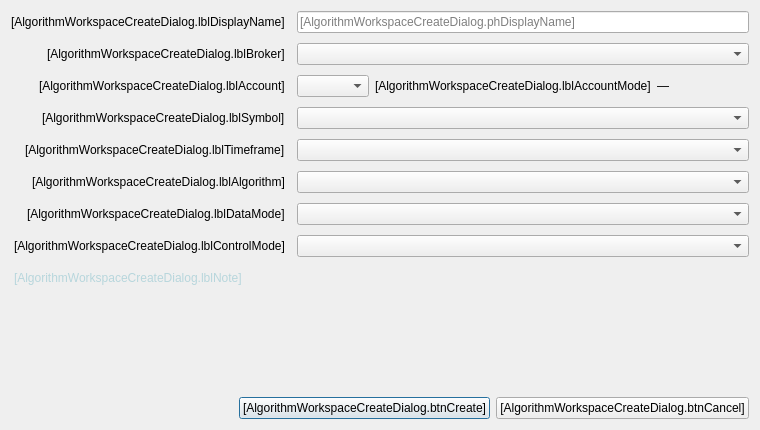
<?xml version="1.0" encoding="UTF-8"?>
<ui version="4.0">
 <class>AlgorithmWorkspaceCreateDialog</class>
 <widget class="QDialog" name="AlgorithmWorkspaceCreateDialog">
  <property name="geometry">
   <rect>
    <x>0</x>
    <y>0</y>
    <width>600</width>
    <height>430</height>
   </rect>
  </property>
  <property name="windowTitle">
   <string>[AlgorithmWorkspaceCreateDialog.windowTitle]</string>
  </property>
  <property name="modal">
   <bool>true</bool>
  </property>
  <layout class="QVBoxLayout" name="verticalLayout">
   <item>
    <layout class="QFormLayout" name="formLayout">
     <property name="labelAlignment">
      <set>Qt::AlignmentFlag::AlignRight|Qt::AlignmentFlag::AlignTrailing|Qt::AlignmentFlag::AlignVCenter</set>
     </property>
     <property name="horizontalSpacing">
      <number>12</number>
     </property>
     <property name="verticalSpacing">
      <number>10</number>
     </property>
     <item row="0" column="0">
      <widget class="QLabel" name="lblDisplayName">
       <property name="text"><string>[AlgorithmWorkspaceCreateDialog.lblDisplayName]</string></property>
      </widget>
     </item>
     <item row="0" column="1">
      <widget class="QLineEdit" name="edtDisplayName">
       <property name="placeholderText"><string>[AlgorithmWorkspaceCreateDialog.phDisplayName]</string></property>
      </widget>
     </item>
     <item row="1" column="0">
      <widget class="QLabel" name="lblBroker">
       <property name="text"><string>[AlgorithmWorkspaceCreateDialog.lblBroker]</string></property>
      </widget>
     </item>
     <item row="1" column="1">
      <widget class="QComboBox" name="cmbBroker"/>
     </item>
     <item row="2" column="0">
      <widget class="QLabel" name="lblAccount">
       <property name="text"><string>[AlgorithmWorkspaceCreateDialog.lblAccount]</string></property>
      </widget>
     </item>
     <item row="2" column="1">
      <widget class="QWidget" name="accountRow" native="true">
       <layout class="QHBoxLayout" name="horizontalLayoutAccount">
        <property name="leftMargin"><number>0</number></property>
        <property name="topMargin"><number>0</number></property>
        <property name="rightMargin"><number>0</number></property>
        <property name="bottomMargin"><number>0</number></property>
        <item>
         <widget class="QComboBox" name="cmbAccount">
          <property name="sizePolicy">
           <sizepolicy hsizetype="Expanding" vsizetype="Fixed">
            <horstretch>1</horstretch><verstretch>0</verstretch>
           </sizepolicy>
          </property>
         </widget>
        </item>
        <item>
         <widget class="QLabel" name="lblAccountMode">
          <property name="text"><string>[AlgorithmWorkspaceCreateDialog.lblAccountMode]</string></property>
         </widget>
        </item>
        <item>
         <widget class="QLabel" name="lblAccountModeValue">
          <property name="minimumSize"><size><width>92</width><height>0</height></size></property>
          <property name="text"><string>—</string></property>
         </widget>
        </item>
       </layout>
      </widget>
     </item>
     <item row="3" column="0">
      <widget class="QLabel" name="lblSymbol">
       <property name="text"><string>[AlgorithmWorkspaceCreateDialog.lblSymbol]</string></property>
      </widget>
     </item>
     <item row="3" column="1">
      <widget class="QComboBox" name="cmbSymbol"/>
     </item>
     <item row="4" column="0">
      <widget class="QLabel" name="lblTimeframe">
       <property name="text"><string>[AlgorithmWorkspaceCreateDialog.lblTimeframe]</string></property>
      </widget>
     </item>
     <item row="4" column="1">
      <widget class="QComboBox" name="cmbTimeframe"/>
     </item>
     <item row="5" column="0">
      <widget class="QLabel" name="lblAlgorithm">
       <property name="text"><string>[AlgorithmWorkspaceCreateDialog.lblAlgorithm]</string></property>
      </widget>
     </item>
     <item row="5" column="1">
      <widget class="QComboBox" name="cmbAlgorithm"/>
     </item>
     <item row="6" column="0">
      <widget class="QLabel" name="lblDataMode">
       <property name="text"><string>[AlgorithmWorkspaceCreateDialog.lblDataMode]</string></property>
      </widget>
     </item>
     <item row="6" column="1">
      <widget class="QComboBox" name="cmbDataMode"/>
     </item>
     <item row="7" column="0">
      <widget class="QLabel" name="lblControlMode">
       <property name="text"><string>[AlgorithmWorkspaceCreateDialog.lblControlMode]</string></property>
      </widget>
     </item>
     <item row="7" column="1">
      <widget class="QComboBox" name="cmbControlMode"/>
     </item>
    </layout>
   </item>
   <item>
    <widget class="QLabel" name="lblNote">
     <property name="styleSheet"><string notr="true">color: #b7d6dc;
padding-top: 8px;</string></property>
     <property name="text"><string>[AlgorithmWorkspaceCreateDialog.lblNote]</string></property>
     <property name="wordWrap"><bool>true</bool></property>
    </widget>
   </item>
   <item>
    <spacer name="verticalSpacer">
     <property name="orientation"><enum>Qt::Orientation::Vertical</enum></property>
     <property name="sizeHint" stdset="0"><size><width>20</width><height>18</height></size></property>
    </spacer>
   </item>
   <item>
    <layout class="QHBoxLayout" name="horizontalLayoutButtons">
     <item>
      <spacer name="horizontalSpacerButtons">
       <property name="orientation"><enum>Qt::Orientation::Horizontal</enum></property>
       <property name="sizeHint" stdset="0"><size><width>40</width><height>20</height></size></property>
      </spacer>
     </item>
     <item><widget class="QPushButton" name="btnCreate"><property name="text"><string>[AlgorithmWorkspaceCreateDialog.btnCreate]</string></property><property name="default"><bool>true</bool></property></widget></item>
     <item><widget class="QPushButton" name="btnCancel"><property name="text"><string>[AlgorithmWorkspaceCreateDialog.btnCancel]</string></property></widget></item>
    </layout>
   </item>
  </layout>
 </widget>
 <resources/>
 <connections/>
</ui>
